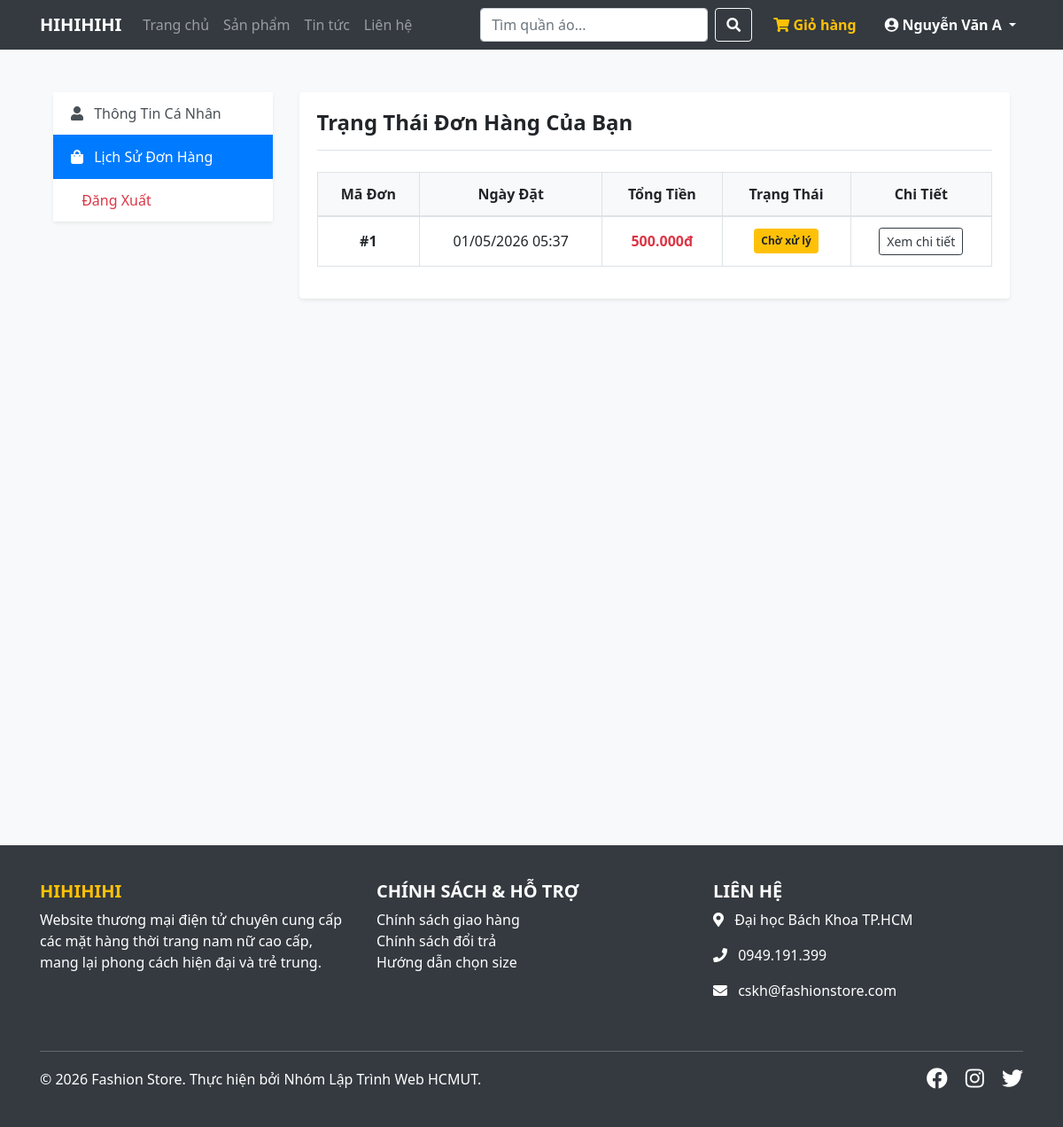
The page /index.php?controller=profile&action=orders (signed in) on the database its author committed.
### tables this page shows
CREATE TABLE `orders` (
  `id` INT AUTO_INCREMENT PRIMARY KEY,
  `user_id` INT NOT NULL,
  `total_price` DECIMAL(12,2) NOT NULL DEFAULT 0.00,
  `status` ENUM('pending', 'processing', 'shipped', 'delivered', 'cancelled') DEFAULT 'pending',
  `shipping_address` TEXT NOT NULL,
  `shipping_phone` VARCHAR(20) NOT NULL,
  `created_at` TIMESTAMP DEFAULT CURRENT_TIMESTAMP,
  FOREIGN KEY (`user_id`) REFERENCES `users`(`id`) ON DELETE CASCADE ON UPDATE CASCADE
);

### src/Controllers/ProfileController.php (called while the page is built, shortened)
<?php
class ProfileController extends Controller {
    public function orders() {
        $db = (new Database())->getConnection();
        $userId = $_SESSION['user_id'];
        $orders = $db->prepare("SELECT * FROM orders WHERE user_id = ? ORDER BY created_at DESC");
        $orders->execute([$userId]);
        $orders = $orders->fetchAll();
        $this->renderFrontend('profile/orders', [
            'page_title' => 'Lịch Sử Đơn Hàng',
            'orders' => $orders
        ]);
    }
}

### src/Views/profile/orders.php (the view, shortened to what this page needs)
<div class="container mt-5 mb-5">
    <div class="row">
        <div class="col-md-3 mb-4">
            <div class="card shadow-sm border-0">
                <div class="card-body p-0">
                    <div class="list-group list-group-flush">
                        <a href="index.php?controller=profile&action=index" class="list-group-item list-group-item-action"><i class="fa fa-user mr-2"></i> Thông Tin Cá Nhân</a>
                        <a href="index.php?controller=profile&action=orders" class="list-group-item list-group-item-action active text-white bg-primary"><i class="fa fa-shopping-bag mr-2"></i> Lịch Sử Đơn Hàng</a>
                        <a href="index.php?controller=auth&action=logout" class="list-group-item list-group-item-action text-danger"><i class="fa fa-sign-out mr-2"></i> Đăng Xuất</a>
                    </div>
                </div>
            </div>
        </div>
        <div class="col-md-9">
            <div class="card shadow-sm border-0">
                <div class="card-body">
                    <h4 class="font-weight-bold border-bottom pb-3 mb-4">Trạng Thái Đơn Hàng Của Bạn</h4>
                    <div class="table-responsive">
                        <table class="table table-bordered table-hover text-center">
                            <thead class="bg-light">
                                <tr>
                                    <th>Mã Đơn</th>
                                    <th>Ngày Đặt</th>
                                    <th>Tổng Tiền</th>
                                    <th>Trạng Thái</th>
                                    <th>Chi Tiết</th>
                                </tr>
                            </thead>
                            <tbody>
                                <?php if(count($orders) > 0): ?>
                                    <?php foreach($orders as $o): ?>
                                        <tr>
                                            <td class="align-middle font-weight-bold">#<?= $o['id'] ?></td>
                                            <td class="align-middle"><?= date('d/m/Y H:i', strtotime($o['created_at'])) ?></td>
                                            <td class="align-middle text-danger font-weight-bold"><?= number_format($o['total_price'], 0, ',', '.') ?>đ</td>
                                            <td class="align-middle">
                                                <?php
                                                    $status = $o['status'];
                                                    if ($status == 'pending') echo '<span class="badge badge-warning p-2">Chờ xử lý</span>';
                                                    elseif ($status == 'processing') echo '<span class="badge badge-info p-2">Đang xử lý</span>';
                                                    elseif ($status == 'shipped') echo '<span class="badge badge-primary p-2">Đang giao hàng</span>';
                                                    elseif ($status == 'delivered') echo '<span class="badge badge-success p-2">Đã giao thành công</span>';
                                                    elseif ($status == 'cancelled') echo '<span class="badge badge-danger p-2">Đã hủy</span>';
                                                ?>
                                            </td>
                                            <td class="align-middle">
                                                <a href="#" class="btn btn-sm btn-outline-dark" onclick="alert('Tính năng xem chi tiết đơn hàng đang cập nhật'); return false;">Xem chi tiết</a>
                                            </td>
                                        </tr>
                                    <?php endforeach; ?>
                                <?php endif; ?>
                            </tbody>
                        </table>
                    </div>
                </div>
            </div>
        </div>
    </div>
</div>

### src/Views/layout/main_layout.php (style rules this page uses)
body { font-family: 'Segoe UI', Tahoma, Geneva, Verdana, sans-serif; background-color: #f8f9fa; }

### rows shown on the page
orders: id "1", created_at "01/05/2026 05:37", total_price "500.000", status "Chờ xử lý"

### other values the page prints
$global_settings['site_name'] "HIHIHIHI"
$_SESSION['full_name'] "Nguyễn Văn A"
$global_settings['about_text'] "Website thương mại điện tử chuyên cung cấp các mặt hàng thời trang nam nữ cao cấp, mang lại phong cách hiện đại và trẻ trung."
$global_settings['address'] "Đại học Bách Khoa TP.HCM"
$global_settings['phone'] "0949.191.399"
$global_settings['email'] "cskh@fashionstore.com"
